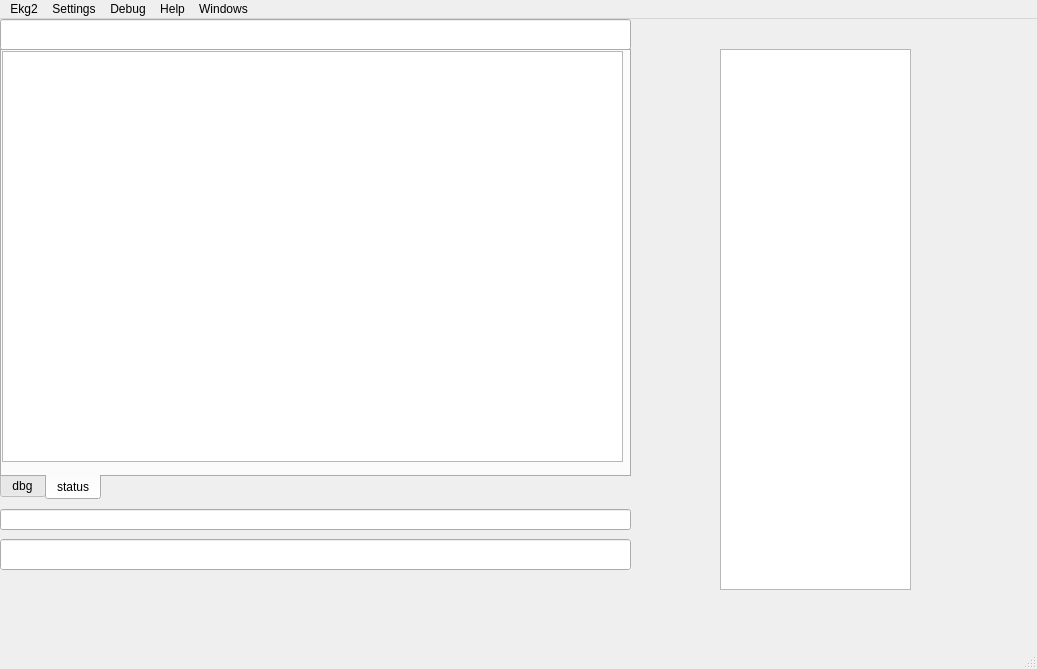
<ui version="4.0" >
 <author>Daniel (dmilith) Dettlaff</author>
 <class>MainWindow</class>
 <widget class="QMainWindow" name="MainWindow" >
  <property name="geometry" >
   <rect>
    <x>0</x>
    <y>0</y>
    <width>1037</width>
    <height>669</height>
   </rect>
  </property>
  <property name="sizePolicy" >
   <sizepolicy vsizetype="Expanding" hsizetype="Expanding" >
    <horstretch>0</horstretch>
    <verstretch>0</verstretch>
   </sizepolicy>
  </property>
  <property name="windowTitle" >
   <string>MainWindow</string>
  </property>
  <widget class="QWidget" name="centralwidget" >
   <widget class="QLineEdit" name="qt_entry" >
    <property name="geometry" >
     <rect>
      <x>0</x>
      <y>520</y>
      <width>631</width>
      <height>31</height>
     </rect>
    </property>
    <property name="sizePolicy" >
     <sizepolicy vsizetype="Expanding" hsizetype="Expanding" >
      <horstretch>0</horstretch>
      <verstretch>0</verstretch>
     </sizepolicy>
    </property>
    <property name="sizeIncrement" >
     <size>
      <width>300</width>
      <height>200</height>
     </size>
    </property>
    <property name="focusPolicy" >
     <enum>Qt::WheelFocus</enum>
    </property>
    <property name="autoFillBackground" >
     <bool>true</bool>
    </property>
    <property name="locale" >
     <locale country="Poland" language="Polish" />
    </property>
    <property name="frame" >
     <bool>true</bool>
    </property>
    <property name="alignment" >
     <set>Qt::AlignLeading|Qt::AlignLeft|Qt::AlignTop</set>
    </property>
    <property name="dragEnabled" >
     <bool>true</bool>
    </property>
   </widget>
   <widget class="QTabWidget" name="tabs" >
    <property name="geometry" >
     <rect>
      <x>0</x>
      <y>30</y>
      <width>631</width>
      <height>451</height>
     </rect>
    </property>
    <property name="focusPolicy" >
     <enum>Qt::NoFocus</enum>
    </property>
    <property name="autoFillBackground" >
     <bool>true</bool>
    </property>
    <property name="tabPosition" >
     <enum>QTabWidget::South</enum>
    </property>
    <property name="tabShape" >
     <enum>QTabWidget::Rounded</enum>
    </property>
    <property name="currentIndex" >
     <number>1</number>
    </property>
    <widget class="QWidget" name="debug" >
     <attribute name="title" >
      <string>dbg</string>
     </attribute>
     <widget class="QTextBrowser" name="qt_debug_window" >
      <property name="geometry" >
       <rect>
        <x>0</x>
        <y>0</y>
        <width>621</width>
        <height>411</height>
       </rect>
      </property>
      <property name="font" >
       <font>
        <family>Fixed [Misc]</family>
        <pointsize>10</pointsize>
       </font>
      </property>
      <property name="autoFillBackground" >
       <bool>true</bool>
      </property>
      <property name="autoFormatting" >
       <set>QTextEdit::AutoAll</set>
      </property>
     </widget>
    </widget>
    <widget class="QWidget" name="status" >
     <attribute name="title" >
      <string>status</string>
     </attribute>
     <widget class="QTextBrowser" name="qt_status_window" >
      <property name="geometry" >
       <rect>
        <x>0</x>
        <y>0</y>
        <width>621</width>
        <height>411</height>
       </rect>
      </property>
      <property name="font" >
       <font>
        <family>Monospace</family>
        <pointsize>9</pointsize>
       </font>
      </property>
      <property name="focusPolicy" >
       <enum>Qt::NoFocus</enum>
      </property>
      <property name="autoFillBackground" >
       <bool>true</bool>
      </property>
      <property name="locale" >
       <locale country="Poland" language="Polish" />
      </property>
      <property name="autoFormatting" >
       <set>QTextEdit::AutoAll</set>
      </property>
      <property name="tabChangesFocus" >
       <bool>false</bool>
      </property>
      <property name="openExternalLinks" >
       <bool>true</bool>
      </property>
     </widget>
    </widget>
   </widget>
   <widget class="QListWidget" name="qt_userlist" >
    <property name="geometry" >
     <rect>
      <x>720</x>
      <y>30</y>
      <width>191</width>
      <height>541</height>
     </rect>
    </property>
    <property name="font" >
     <font>
      <family>Monospace</family>
      <pointsize>7</pointsize>
      <weight>50</weight>
      <bold>false</bold>
     </font>
    </property>
    <property name="focusPolicy" >
     <enum>Qt::NoFocus</enum>
    </property>
    <property name="autoFillBackground" >
     <bool>true</bool>
    </property>
    <property name="locale" >
     <locale country="Poland" language="Polish" />
    </property>
    <property name="alternatingRowColors" >
     <bool>true</bool>
    </property>
    <property name="selectionMode" >
     <enum>QAbstractItemView::SingleSelection</enum>
    </property>
    <property name="movement" >
     <enum>QListView::Static</enum>
    </property>
    <property name="isWrapping" stdset="0" >
     <bool>false</bool>
    </property>
    <property name="resizeMode" >
     <enum>QListView::Adjust</enum>
    </property>
    <property name="selectionRectVisible" >
     <bool>true</bool>
    </property>
   </widget>
   <widget class="QLineEdit" name="qt_topic" >
    <property name="enabled" >
     <bool>true</bool>
    </property>
    <property name="geometry" >
     <rect>
      <x>0</x>
      <y>0</y>
      <width>631</width>
      <height>31</height>
     </rect>
    </property>
    <property name="focusPolicy" >
     <enum>Qt::NoFocus</enum>
    </property>
    <property name="locale" >
     <locale country="Poland" language="Polish" />
    </property>
    <property name="readOnly" >
     <bool>true</bool>
    </property>
   </widget>
   <widget class="QLineEdit" name="qt_status" >
    <property name="enabled" >
     <bool>true</bool>
    </property>
    <property name="geometry" >
     <rect>
      <x>0</x>
      <y>490</y>
      <width>631</width>
      <height>21</height>
     </rect>
    </property>
    <property name="sizePolicy" >
     <sizepolicy vsizetype="Expanding" hsizetype="Expanding" >
      <horstretch>0</horstretch>
      <verstretch>0</verstretch>
     </sizepolicy>
    </property>
    <property name="sizeIncrement" >
     <size>
      <width>200</width>
      <height>200</height>
     </size>
    </property>
    <property name="font" >
     <font>
      <kerning>true</kerning>
     </font>
    </property>
    <property name="focusPolicy" >
     <enum>Qt::ClickFocus</enum>
    </property>
    <property name="acceptDrops" >
     <bool>true</bool>
    </property>
   </widget>
   <zorder>qt_entry</zorder>
   <zorder>tabs</zorder>
   <zorder>qt_userlist</zorder>
   <zorder>lineEdit</zorder>
   <zorder>commandLinkButton</zorder>
   <zorder>qt_status</zorder>
   <zorder>qt_topic</zorder>
  </widget>
  <widget class="QMenuBar" name="menubar" >
   <property name="geometry" >
    <rect>
     <x>0</x>
     <y>0</y>
     <width>1037</width>
     <height>23</height>
    </rect>
   </property>
   <widget class="QMenu" name="menuEkg2" >
    <property name="title" >
     <string>Ekg2</string>
    </property>
    <addaction name="action_connect_session" />
    <addaction name="action_disconnect_session" />
    <addaction name="action_exit" />
   </widget>
   <widget class="QMenu" name="menuUstawienia" >
    <property name="title" >
     <string>Settings</string>
    </property>
    <addaction name="action_core_settings" />
    <addaction name="action_interface_settings" />
    <addaction name="action_session_settings" />
   </widget>
   <widget class="QMenu" name="menuDebug" >
    <property name="title" >
     <string>Debug</string>
    </property>
    <addaction name="action_enable_debug_window" />
    <addaction name="action_clear_current_window" />
   </widget>
   <widget class="QMenu" name="menuHelp" >
    <property name="title" >
     <string>Help</string>
    </property>
    <addaction name="actionAbout" />
    <addaction name="actionHelp" />
   </widget>
   <widget class="QMenu" name="menuWindows" >
    <property name="title" >
     <string>Windows</string>
    </property>
    <addaction name="action_new_window" />
    <addaction name="action_kill_window" />
    <addaction name="action_next_window" />
    <addaction name="action_previous_window" />
   </widget>
   <addaction name="menuEkg2" />
   <addaction name="menuUstawienia" />
   <addaction name="menuDebug" />
   <addaction name="menuHelp" />
   <addaction name="menuWindows" />
  </widget>
  <widget class="QStatusBar" name="statusbar" />
  <action name="action_connect_session" >
   <property name="text" >
    <string>Connect current session</string>
   </property>
  </action>
  <action name="action_disconnect_session" >
   <property name="enabled" >
    <bool>false</bool>
   </property>
   <property name="text" >
    <string>Disconnect current session</string>
   </property>
  </action>
  <action name="action_exit" >
   <property name="text" >
    <string>Quit Ekg2</string>
   </property>
  </action>
  <action name="action_core_settings" >
   <property name="text" >
    <string>Core settings</string>
   </property>
  </action>
  <action name="action_interface_settings" >
   <property name="text" >
    <string>Interface settings</string>
   </property>
  </action>
  <action name="action_enable_debug_window" >
   <property name="checkable" >
    <bool>true</bool>
   </property>
   <property name="text" >
    <string>Enable debug window</string>
   </property>
   <property name="shortcut" >
    <string>Alt+D</string>
   </property>
  </action>
  <action name="action_session_settings" >
   <property name="text" >
    <string>Session settings</string>
   </property>
  </action>
  <action name="actionAbout" >
   <property name="text" >
    <string>About</string>
   </property>
  </action>
  <action name="actionHelp" >
   <property name="text" >
    <string>Help(?)</string>
   </property>
  </action>
  <action name="action_clear_current_window" >
   <property name="text" >
    <string>Clear current window</string>
   </property>
  </action>
  <action name="action_new_window" >
   <property name="text" >
    <string>New window</string>
   </property>
   <property name="shortcut" >
    <string>Alt+N</string>
   </property>
   <property name="shortcutContext" >
    <enum>Qt::ApplicationShortcut</enum>
   </property>
  </action>
  <action name="action_kill_window" >
   <property name="text" >
    <string>Kill window</string>
   </property>
   <property name="shortcut" >
    <string>Alt+K</string>
   </property>
  </action>
  <action name="action_next_window" >
   <property name="text" >
    <string>Next window</string>
   </property>
   <property name="shortcut" >
    <string>Alt+Right</string>
   </property>
  </action>
  <action name="action_previous_window" >
   <property name="text" >
    <string>Previous window</string>
   </property>
   <property name="shortcut" >
    <string>Alt+Left</string>
   </property>
  </action>
 </widget>
 <layoutdefault spacing="6" margin="9" />
 <layoutfunction spacing="0.2" margin="0.2" />
 <includes/>
 <resources/>
 <connections/>
 <designerdata>
  <property name="gridDeltaX" >
   <number>10</number>
  </property>
  <property name="gridDeltaY" >
   <number>10</number>
  </property>
  <property name="gridSnapX" >
   <bool>true</bool>
  </property>
  <property name="gridSnapY" >
   <bool>true</bool>
  </property>
  <property name="gridVisible" >
   <bool>true</bool>
  </property>
 </designerdata>
</ui>
